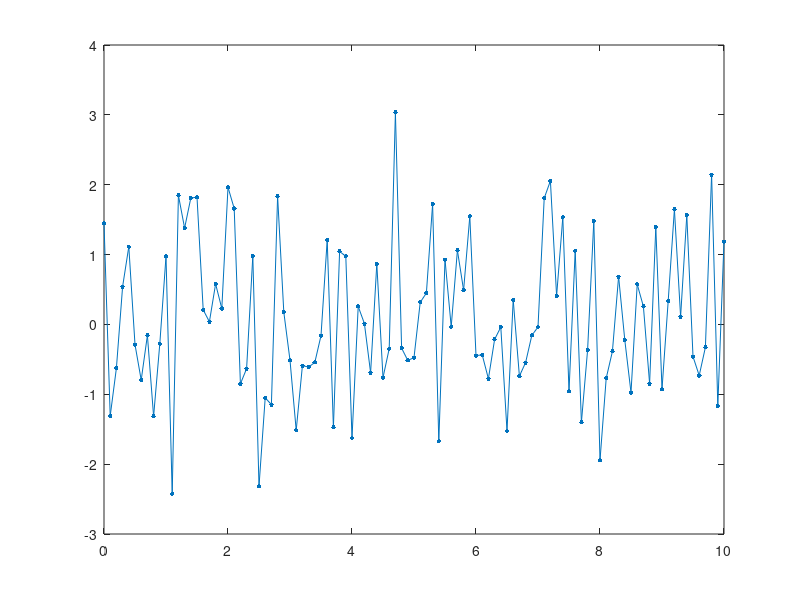

The MATLAB script that drew this image: (Note: this script raises an error after producing the figure.)
% test "dragit"

close all; clear all; clc

Fs = 10;
dt = 1/Fs;
t = [0:dt:10];

x = randn(1,length(t));

figure
plot(t,x,'.-','MarkerSize',10)

% simply call "dragit" after plotting something
%  (dragit will look for the last line added to the current axes object)
dragit







